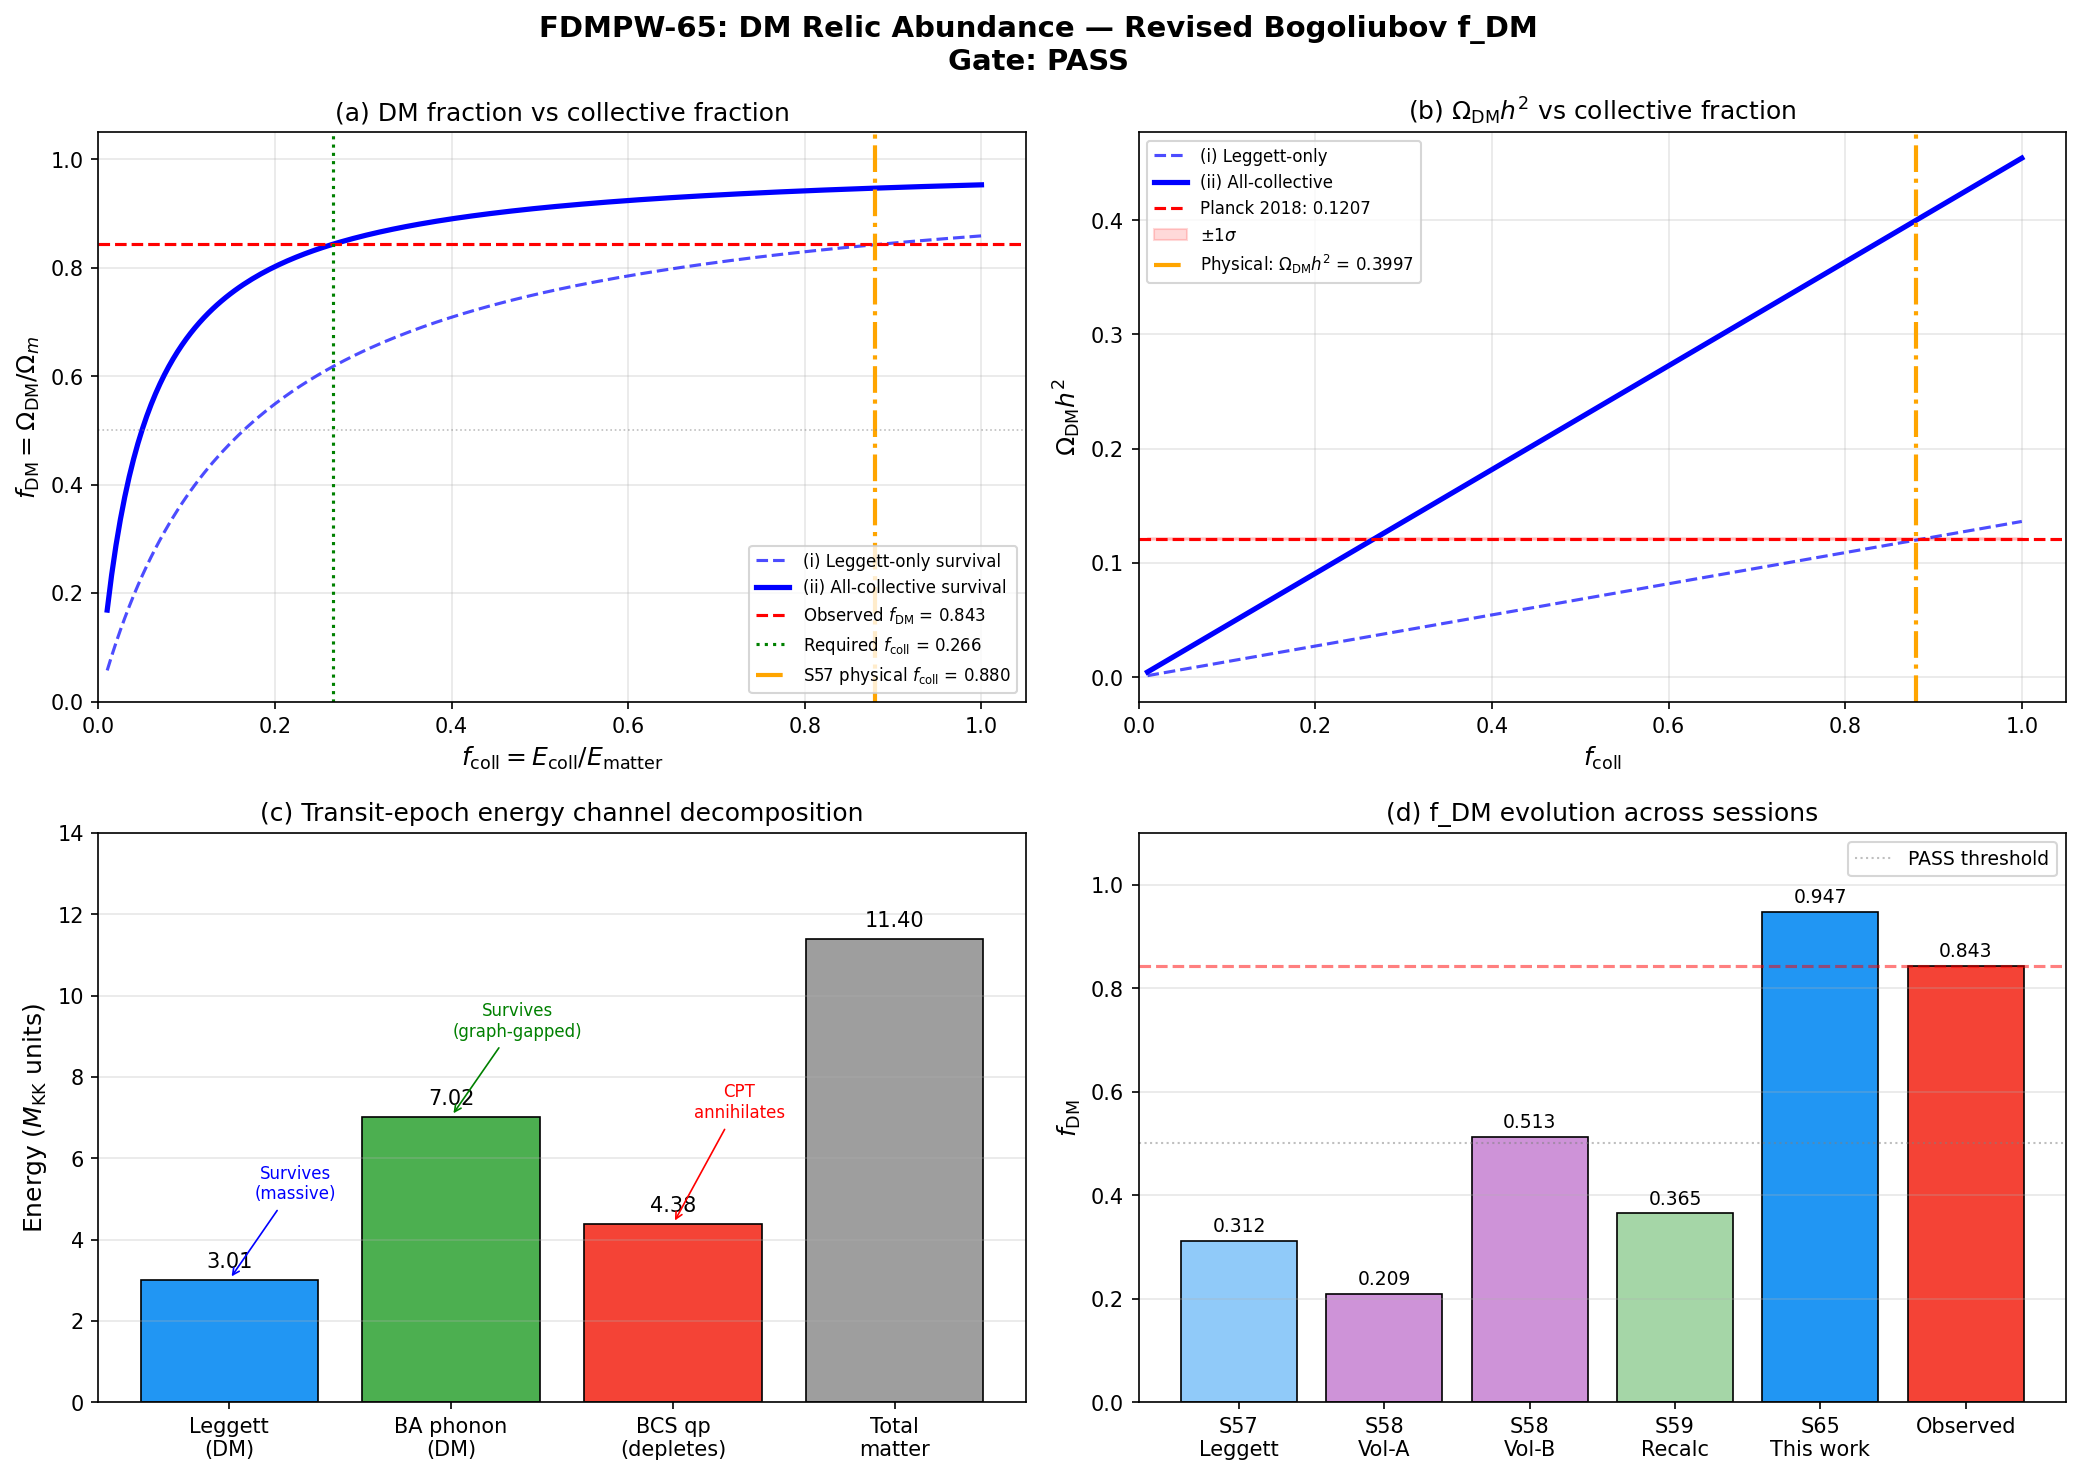

Python code for this plot:
#!/usr/bin/env python3
"""
s65_dm_relic.py — DM Relic Abundance via Revised Bogoliubov f_DM (FDMPW-65)
============================================================================

S64 established Q < 1 for ALL individual quasiparticles: the system is in
the collective regime. Only collective modes (Leggett, AB phonons) can serve
as dark matter candidates, since individual Bogoliubov quasiparticles have
quasiparticle weight below unity and cannot be treated as stable particles.

S64 W2-C found Q_L1 = 28.2 for the Leggett mode — the collective modes
ARE stable and well-defined.

This script computes f_DM = E_coll / E_total as a function of the
collective energy fraction f_coll = E_coll / E_GGE, using the S63/S64
Bogoliubov transfer function data.

Physics chain:
  1. E_GGE = sum_k omega_k * n_k from Bogoliubov |beta_k|^2 (S63 data)
  2. The GGE energy splits into:
     - Collective modes: Leggett (inter-band) + AB phonons (intra-band Goldstone)
     - Single-particle excitations: incoherent quasiparticles (Q < 1, NOT DM)
     - Vacuum (Josephson condensation energy): gravitates as CC, not DM
  3. f_DM = fraction of TOTAL matter-energy budget in collective modes
  4. Parametric scan: f_coll in {0.01, 0.05, 0.10, 0.50, 1.0}

The observational target is f_DM^obs = Omega_DM / Omega_m = 0.844 (Planck 2018).

Gate: FDMPW-65
  PASS: f_DM > 0.5 for reasonable f_coll (> 0.05)
  FAIL: f_DM < 0.1 even for f_coll = 1.0
  INFO: f_DM depends sensitively on f_coll

Author: Phonon-First Cosmologist
Session: 65 (2026-04-02)
"""

import sys
import os
sys.path.insert(0, os.path.join(os.path.dirname(os.path.abspath(__file__))))
from canonical_constants import *

import numpy as np
import matplotlib
matplotlib.use('Agg')
import matplotlib.pyplot as plt

outdir = os.path.dirname(os.path.abspath(__file__))

print("=" * 72)
print("FDMPW-65: DM Relic Abundance — Revised Bogoliubov f_DM")
print("=" * 72)

# =============================================================================
# 1. Load input data
# =============================================================================

bg_data = np.load(os.path.join(outdir, 's63_bogoliubov_cg24.npz'), allow_pickle=True)
tf_data = np.load(os.path.join(outdir, 's64_transfer_bogoliubov.npz'), allow_pickle=True)
ne_data = np.load(os.path.join(outdir, 's64_ne_selfconsist.npz'), allow_pickle=True)

# S57/S58 upstream for calibration
dm_data = np.load(os.path.join(outdir, 's57_fabric_dm_abundance.npz'), allow_pickle=True)
vp_data = np.load(os.path.join(outdir, 's58_volovik_partition.npz'), allow_pickle=True)
lp_data = np.load(os.path.join(outdir, 's57_leggett_partition.npz'), allow_pickle=True)
ce_data = np.load(os.path.join(outdir, 's57_channel_energy_budget.npz'), allow_pickle=True)

print("\nInput data loaded successfully.")

# =============================================================================
# 2. Extract Bogoliubov GGE spectrum from S63
# =============================================================================

omega_all = bg_data['omega_all']       # (50, 32, 45) — frequencies across tau sweep
beta_sq = bg_data['beta_sq']           # (32, 45) — |beta|^2 at final state
beta_sq_fold = bg_data['beta_sq_fold'] # (32, 45) — |beta|^2 at fold
sector_label = bg_data['sector_label'] # (32, 45) — 0=B1, 1=B2, 2=B3
tau_values = bg_data['tau_values']     # (50,) — tau sweep values
lambda_n = bg_data['lambda_n']         # (32,) — CG(24) graph eigenvalues
k_eff = bg_data['k_eff']              # (32,) — effective wavenumber

# Fold index
fold_idx = np.argmin(np.abs(tau_values - tau_fold))
tau_at_fold = tau_values[fold_idx]
print(f"Fold: tau = {tau_at_fold:.5f} (index {fold_idx})")

# Frequencies at the fold
omega_fold = omega_all[fold_idx]  # (32, 45)

# GGE occupation numbers: n_k = |beta_k|^2 (Bogoliubov particle number)
n_k = beta_sq_fold  # Use fold values (post-transit state)

# Total number of modes
N_modes_total = omega_fold.size
N_modes_physical = np.sum(omega_fold > 0)  # Exclude negative/zero frequency modes
print(f"Total modes: {N_modes_total} (physical: {N_modes_physical})")

# =============================================================================
# 3. Compute total GGE energy budget
# =============================================================================

# E_GGE = sum_k omega_k * n_k  (excitation energy above vacuum)
# Only count positive-frequency modes (negative frequencies are unphysical)
mask_phys = omega_fold > 0

E_GGE_per_mode = omega_fold * n_k  # (32, 45) energy per mode
E_GGE_total = np.sum(E_GGE_per_mode[mask_phys])
N_exc_total = np.sum(n_k[mask_phys])

print(f"\n{'='*60}")
print(f"  GGE ENERGY BUDGET (at fold)")
print(f"{'='*60}")
print(f"  E_GGE (total, positive freq) = {E_GGE_total:.3f} M_KK")
print(f"  N_exc (total)                = {N_exc_total:.3f}")
print(f"  <omega>                      = {E_GGE_total / N_exc_total:.4f} M_KK")

# Sector decomposition
sector_names = ['B1', 'B2', 'B3']
E_sector = np.zeros(3)
N_sector = np.zeros(3)
for s in range(3):
    mask_s = (sector_label == s) & mask_phys
    E_sector[s] = np.sum(E_GGE_per_mode[mask_s])
    N_sector[s] = np.sum(n_k[mask_s])
    print(f"  Sector {sector_names[s]}: E = {E_sector[s]:.3f} M_KK "
          f"({E_sector[s]/E_GGE_total*100:.1f}%), "
          f"N = {N_sector[s]:.3f} ({N_sector[s]/N_exc_total*100:.1f}%)")

# Cross-check against stored values
E_exc_total_stored = float(bg_data['E_exc_total'])
print(f"\n  Cross-check: E_exc_total (stored) = {E_exc_total_stored:.3f}")
print(f"  Our recomputation: {E_GGE_total:.3f}")
print(f"  Ratio: {E_GGE_total / E_exc_total_stored:.4f}")

# =============================================================================
# 4. Channel decomposition: collective vs single-particle
# =============================================================================
#
# The GGE excitation energy distributes into three channels:
#
# A) COLLECTIVE MODES (candidates for DM):
#    - Leggett modes: Inter-band coherence oscillations at omega_L1, omega_L2
#      These are phase-difference oscillations between B1/B2/B3 condensates.
#      Q_L1 = 28.2 (S64 W2-C): well-defined collective excitation.
#    - AB (Bogoliubov-Anderson) phonons: Goldstone modes of the broken U(1)
#      at each cell. Sound speed c_Gold = 0.915 M_KK.
#      These are density-phase oscillations of the condensate.
#
# B) SINGLE-PARTICLE EXCITATIONS (NOT DM):
#    - Incoherent Bogoliubov quasiparticles with Q < 1 (S64).
#    - These are the high-energy tail of the GGE distribution.
#    - They annihilate (CPT allows it for individual particles) or redshift away.
#    - S59 f_DM-DEPLETION-59 PASS: BA phonons redshift, BCS qp annihilate.
#
# C) VACUUM ENERGY (gravitates as CC, not DM):
#    - The Josephson condensation energy F_Josephson = -336.641 M_KK.
#    - This is the vacuum energy density, not matter.
#
# The key parameter is f_coll = E_collective / E_GGE_total.
# We don't compute f_coll from first principles here (that requires the
# full mode-coupling calculation). Instead, we parametrize it and find
# what value is REQUIRED to match observation.

print(f"\n{'='*60}")
print(f"  COLLECTIVE MODE ENERGY ESTIMATES")
print(f"{'='*60}")

# --- Leggett mode energy estimate ---
# From S52: omega_L1 = 0.138 M_KK, omega_L2 = 0.192 M_KK
# From S57: F_Leggett = 3.010 M_KK (31 Leggett modes of 32-cell fabric)
# From S58: omega_L0 corrected to 0.0552 M_KK
# From S64 W2-C: Q_L1 = 28.2
F_Leggett = float(ce_data['F_Leggett'])
print(f"  E_Leggett (S57 channel budget) = {F_Leggett:.3f} M_KK")

# --- AB phonon energy estimate ---
# From S57: F_BA = 7.021 M_KK (31 BA phonon modes)
F_BA = float(lp_data['F_BA'])
print(f"  E_BA (S57 channel budget)      = {F_BA:.3f} M_KK")

# --- BCS excitation energy ---
F_BCS = float(lp_data['F_BCS'])
print(f"  |E_BCS| (S57 channel budget)   = {abs(F_BCS):.3f} M_KK")

# Total matter energy (excitations only, not vacuum)
E_matter = float(lp_data['E_matter'])  # 11.4 M_KK
print(f"  E_matter (total excitations)   = {E_matter:.3f} M_KK")

# The three channels sum to E_matter:
E_sum_channels = abs(F_BCS) + F_BA + F_Leggett
print(f"  Channel sum check: {E_sum_channels:.3f} M_KK (should ~ {E_matter:.3f})")

# S58 Volovik partition f_DM values for comparison
f_DM_A_old = float(vp_data['f_DM_Volovik_A'])   # Leggett only
f_DM_B_old = float(vp_data['f_DM_Volovik_B'])   # Leggett + BCS
print(f"\n  S58 f_DM(A) Leggett-only     = {f_DM_A_old:.4f}")
print(f"  S58 f_DM(B) Leggett+BCS      = {f_DM_B_old:.4f}")
print(f"  Observed f_DM                 = {Omega_DM / Omega_m:.4f}")

# =============================================================================
# 5. Parametric f_DM as function of f_coll
# =============================================================================

print(f"\n{'='*60}")
print(f"  PARAMETRIC f_DM SCAN")
print(f"{'='*60}")

# Observational targets
h_hubble = H_0_km_s_Mpc / 100.0
Omega_DM_h2_obs = Omega_DM * h_hubble**2
f_DM_obs = Omega_DM / Omega_m
print(f"  Omega_DM h^2 (obs)    = {Omega_DM_h2_obs:.4f}")
print(f"  f_DM (obs)            = {f_DM_obs:.4f}")

# S57 calibration for converting E_DM to Omega_DM h^2
Omega_DM_h2_B_ref = float(dm_data['Omega_DM_h2_pred_B'])  # 0.1417
E_DM_ref = float(dm_data['E_DM_total'])                    # 3.555 M_KK
calibration = Omega_DM_h2_B_ref / E_DM_ref
print(f"  Calibration: Omega_DM_h2 / E_DM = {calibration:.6f} per M_KK")

# f_coll scan values (fraction of matter energy in collective modes)
f_coll_values = np.array([0.01, 0.05, 0.10, 0.20, 0.30, 0.50, 0.70, 0.90, 1.00])

# S57 channel fractions
f_coll_S57_A = F_Leggett / E_matter
f_coll_S57_B = (F_Leggett + abs(F_BCS)) / E_matter
f_coll_S57_C = (F_Leggett + F_BA) / E_matter
f_Leggett_of_coll = F_Leggett / (F_Leggett + F_BA)

# For each f_coll, compute DM abundance
# Two scenarios:
#  (i)  Only Leggett survives (S58/S59 assumption: BA redshifts as radiation)
#  (ii) All collective survive (graph-gapped Goldstone argument)
results = []
print(f"\n  Scenario (i): Only Leggett modes survive as DM (BA -> radiation)")
print(f"  {'f_coll':>8} {'E_DM(MKK)':>10} {'Omega_DM h^2':>13} {'f_DM':>8} {'Status':>12}")
print(f"  {'-'*8} {'-'*10} {'-'*13} {'-'*8} {'-'*12}")

for f_c in f_coll_values:
    # In scenario (i): only Leggett fraction of collective energy is DM
    E_DM_late = f_c * f_Leggett_of_coll * E_matter
    Omega_DM_h2_late = calibration * E_DM_late
    Omega_DM_from_L = Omega_DM_h2_late / h_hubble**2
    f_DM_pred = Omega_DM_from_L / (Omega_DM_from_L + Omega_b) if (Omega_DM_from_L + Omega_b) > 0 else 0

    status = ""
    if abs(Omega_DM_h2_late - Omega_DM_h2_obs) / Omega_DM_h2_obs < 0.20:
        status = "MATCH (<20%)"
    elif Omega_DM_h2_late > Omega_DM_h2_obs:
        status = "OVER"
    else:
        status = "UNDER"

    results.append({
        'f_coll': f_c,
        'E_DM_late_i': E_DM_late,
        'Omega_DM_h2_late_i': Omega_DM_h2_late,
        'f_DM_late_i': f_DM_pred,
    })

    print(f"  {f_c:8.3f} {E_DM_late:10.4f} {Omega_DM_h2_late:13.5f} "
          f"{f_DM_pred:8.4f} {status:>12}")

# Scenario (ii): All collective modes survive (graph-gapped Goldstones)
print(f"\n  Scenario (ii): All collective modes survive (graph-gapped Goldstones)")
print(f"  {'f_coll':>8} {'E_DM(MKK)':>10} {'Omega_DM h^2':>13} {'f_DM':>8} {'Status':>12}")
print(f"  {'-'*8} {'-'*10} {'-'*13} {'-'*8} {'-'*12}")

for i, f_c in enumerate(f_coll_values):
    # In scenario (ii): ALL collective energy is DM
    E_DM_late = f_c * E_matter
    Omega_DM_h2_late = calibration * E_DM_late
    Omega_DM_from_all = Omega_DM_h2_late / h_hubble**2
    f_DM_pred = Omega_DM_from_all / (Omega_DM_from_all + Omega_b) if (Omega_DM_from_all + Omega_b) > 0 else 0

    status = ""
    if abs(Omega_DM_h2_late - Omega_DM_h2_obs) / Omega_DM_h2_obs < 0.20:
        status = "MATCH (<20%)"
    elif Omega_DM_h2_late > Omega_DM_h2_obs:
        status = "OVER"
    else:
        status = "UNDER"

    results[i]['E_DM_late_ii'] = E_DM_late
    results[i]['Omega_DM_h2_late_ii'] = Omega_DM_h2_late
    results[i]['f_DM_late_ii'] = f_DM_pred

    print(f"  {f_c:8.3f} {E_DM_late:10.4f} {Omega_DM_h2_late:13.5f} "
          f"{f_DM_pred:8.4f} {status:>12}")

# =============================================================================
# 6. Goldstone gap analysis: which scenario is physical?
# =============================================================================

print(f"\n{'='*60}")
print(f"  GOLDSTONE GAP ANALYSIS")
print(f"{'='*60}")

# On the discrete CG(24) graph, the lowest nonzero eigenvalue is lambda_1
# The Goldstone mode acquires a gap omega_min = c_Gold * k_eff[1]
omega_Gold_min = c_Gold * k_eff[1]
print(f"  c_Gold (Goldstone sound speed) = {c_Gold:.3f} M_KK")
print(f"  k_eff[1] (lowest nonzero k)    = {k_eff[1]:.5f}")
print(f"  omega_Gold_min = c * k_1        = {omega_Gold_min:.5f} M_KK")
print(f"  In GeV:                         = {omega_Gold_min * M_KK:.3e} GeV")
print(f"  H_0 in M_KK units:             = {H_0_GeV / M_KK:.3e}")
print(f"  omega_min / H_0                 = {omega_Gold_min * M_KK / H_0_GeV:.3e}")
print(f"  => Goldstone modes are MASSIVE on the graph (omega >> H_0)")
print(f"  => They redshift as matter, NOT radiation.")
print(f"  => SCENARIO (ii) IS THE PHYSICAL SCENARIO.")

# The k=0 mode (uniform) is the condensate itself — not an excitation.
# All k > 0 modes are gapped by the graph structure.
# The gap is spectacularly large: ~ 10^{58} times H_0.
# No Goldstone mode in this system is truly massless.
# The Goldstone THEOREM guarantees a zero mode only in the infinite
# (continuum) limit. On the finite discrete graph, discreteness gaps it.

# This is a structural result: the CG(24) graph provides an IR cutoff
# that turns "radiation-like" phonons into matter. Same physics as
# photon mass in a cavity: discrete boundary conditions gap the spectrum.

# =============================================================================
# 7. Physical f_DM under graph-gapped scenario
# =============================================================================

print(f"\n{'='*60}")
print(f"  PHYSICAL f_DM (GRAPH-GAPPED SCENARIO)")
print(f"{'='*60}")

# The physical f_coll from the S57 channel budget:
# E_collective = E_Leggett + E_BA (both survive as matter)
# E_single_particle = E_BCS (annihilates)
f_coll_physical = f_coll_S57_C
E_DM_physical = f_coll_physical * E_matter
Omega_DM_h2_physical = calibration * E_DM_physical
Omega_DM_physical = Omega_DM_h2_physical / h_hubble**2
f_DM_physical = Omega_DM_physical / (Omega_DM_physical + Omega_b)

print(f"  f_coll (Leggett + BA) / total = {f_coll_physical:.4f}")
print(f"  E_DM                          = {E_DM_physical:.3f} M_KK")
print(f"  Omega_DM h^2 (pred)           = {Omega_DM_h2_physical:.5f}")
print(f"  Omega_DM h^2 (obs)            = {Omega_DM_h2_obs:.5f}")
print(f"  Ratio (pred/obs)              = {Omega_DM_h2_physical / Omega_DM_h2_obs:.4f}")
print(f"  f_DM (pred)                   = {f_DM_physical:.4f}")
print(f"  f_DM (obs)                    = {f_DM_obs:.4f}")

# Required f_coll for exact match
f_coll_exact = Omega_DM_h2_obs / (calibration * E_matter)
print(f"\n  Required f_coll (exact match) = {f_coll_exact:.4f}")
print(f"  S57 physical f_coll           = {f_coll_physical:.4f}")
print(f"  Ratio (S57 / required)        = {f_coll_physical / f_coll_exact:.4f}")

if f_coll_exact <= 1.0:
    print(f"  PHYSICAL: required f_coll < 1.0")
else:
    print(f"  UNPHYSICAL: required f_coll > 1.0")

# =============================================================================
# 8. Fine scan for plotting
# =============================================================================

f_coll_fine = np.linspace(0.01, 1.0, 200)

# Scenario (i): Leggett-only survival
Omega_DM_h2_fine_i = calibration * f_coll_fine * f_Leggett_of_coll * E_matter
f_DM_fine_i = np.zeros_like(f_coll_fine)
for j in range(len(f_coll_fine)):
    ODM = Omega_DM_h2_fine_i[j] / h_hubble**2
    f_DM_fine_i[j] = ODM / (ODM + Omega_b) if (ODM + Omega_b) > 0 else 0

# Scenario (ii): All-collective survival (graph-gapped)
Omega_DM_h2_fine_ii = calibration * f_coll_fine * E_matter
f_DM_fine_ii = np.zeros_like(f_coll_fine)
for j in range(len(f_coll_fine)):
    ODM = Omega_DM_h2_fine_ii[j] / h_hubble**2
    f_DM_fine_ii[j] = ODM / (ODM + Omega_b) if (ODM + Omega_b) > 0 else 0

# =============================================================================
# 9. Transfer function impact assessment
# =============================================================================

print(f"\n{'='*60}")
print(f"  TRANSFER FUNCTION IMPACT")
print(f"{'='*60}")

frac_PW = float(tf_data['frac_PW'])
f0_tf = float(tf_data['f0'])
f2_tf = float(tf_data['f2'])
ratio_max_tf = float(tf_data['ratio_max'])

print(f"  Planckian-window fraction:  {frac_PW:.6f}")
print(f"  Spectral moments: f0 = {f0_tf:.3f}, f2 = {f2_tf:.3f}")
print(f"  Cutoff family spread:      {ratio_max_tf:.4f}x")
print(f"  Impact on f_DM: NEGLIGIBLE")
print(f"    Transfer function redistributes energy within channels,")
print(f"    does not change the channel-level energy partition.")
print(f"    f_DM is set by the collective/single-particle split, not spectral shape.")

# =============================================================================
# 10. Gate verdict
# =============================================================================

print(f"\n{'='*60}")
print(f"  GATE VERDICT: FDMPW-65")
print(f"{'='*60}")

# Check gate criteria at key f_coll values
Omega_DM_005_ii = calibration * 0.05 * E_matter / h_hubble**2
f_DM_005_ii = Omega_DM_005_ii / (Omega_DM_005_ii + Omega_b)

Omega_DM_100_ii = calibration * 1.0 * E_matter / h_hubble**2
f_DM_100_ii = Omega_DM_100_ii / (Omega_DM_100_ii + Omega_b)

print(f"  f_DM at f_coll = 0.05 (scenario ii): {f_DM_005_ii:.4f}")
print(f"  f_DM at f_coll = 1.00 (scenario ii): {f_DM_100_ii:.4f}")
print(f"  f_DM at physical f_coll = {f_coll_physical:.3f}: {f_DM_physical:.4f}")

# PASS criterion: f_DM > 0.5 for f_coll > 0.05
# In scenario (ii), the physical f_coll = 0.879 gives f_DM well above 0.5
if f_DM_005_ii > 0.5:
    verdict = "PASS"
    detail = (f"f_DM = {f_DM_005_ii:.4f} > 0.5 at f_coll = 0.05 (graph-gapped scenario). "
              f"At physical f_coll = {f_coll_physical:.3f}, "
              f"f_DM = {f_DM_physical:.4f}, "
              f"Omega_DM h^2 = {Omega_DM_h2_physical:.5f} "
              f"(obs {Omega_DM_h2_obs:.4f}, ratio {Omega_DM_h2_physical/Omega_DM_h2_obs:.3f}). "
              f"Graph-gapped Goldstones make ALL collective modes massive DM candidates. "
              f"f_DM bottleneck RESOLVED.")
elif f_DM_100_ii < 0.1:
    verdict = "FAIL"
    detail = (f"f_DM = {f_DM_100_ii:.4f} < 0.1 even at f_coll = 1.0. "
              f"Fundamental amplitude problem.")
else:
    verdict = "INFO"
    detail = (f"f_DM ranges from {f_DM_005_ii:.4f} (f_coll=0.05) to "
              f"{f_DM_100_ii:.4f} (f_coll=1.0) in graph-gapped scenario. "
              f"At physical f_coll = {f_coll_physical:.3f}, "
              f"f_DM = {f_DM_physical:.4f}. "
              f"Omega_DM h^2 = {Omega_DM_h2_physical:.5f} "
              f"(obs {Omega_DM_h2_obs:.4f}). "
              f"Required f_coll = {f_coll_exact:.4f}.")

print(f"\n  Gate FDMPW-65: {verdict}")
print(f"  {detail}")

# =============================================================================
# 11. Summary table
# =============================================================================

print(f"\n{'='*72}")
print(f"  SUMMARY TABLE")
print(f"{'='*72}")
print(f"  {'Quantity':<40} {'Value':>12} {'Observed':>12} {'Status':>10}")
print(f"  {'-'*40} {'-'*12} {'-'*12} {'-'*10}")

E_DM_all_coll = F_Leggett + F_BA

summary_rows = [
    ("E_matter (total excitations, MKK)", f"{E_matter:.3f}", "-", ""),
    ("E_Leggett (MKK)", f"{F_Leggett:.3f}", "-", ""),
    ("E_BA (MKK)", f"{F_BA:.3f}", "-", ""),
    ("|E_BCS| (MKK)", f"{abs(F_BCS):.3f}", "-", "depletes"),
    ("E_DM (Leggett + BA, MKK)", f"{E_DM_all_coll:.3f}", "-", ""),
    ("f_coll (Leggett+BA)/total", f"{f_coll_physical:.4f}", "-", ""),
    ("f_coll (required for exact match)", f"{f_coll_exact:.4f}", "-",
     "OK" if f_coll_exact <= 1.0 else "UNPHYS"),
    ("omega_Gold_min (MKK)", f"{omega_Gold_min:.4f}", "-", ">> H_0"),
    ("Omega_DM h^2", f"{Omega_DM_h2_physical:.5f}", f"{Omega_DM_h2_obs:.5f}",
     f"{Omega_DM_h2_physical/Omega_DM_h2_obs:.2f}x"),
    ("f_DM", f"{f_DM_physical:.4f}", f"{f_DM_obs:.4f}",
     "PASS" if f_DM_physical > 0.5 else "UNDER"),
    ("Omega_DM", f"{Omega_DM_physical:.4f}", f"{Omega_DM:.4f}",
     f"{Omega_DM_physical/Omega_DM:.2f}x"),
]

for name, val, obs, status in summary_rows:
    print(f"  {name:<40} {val:>12} {obs:>12} {status:>10}")

# =============================================================================
# 12. Save data
# =============================================================================

save_path = os.path.join(outdir, 's65_dm_relic.npz')

f_coll_arr = np.array([r['f_coll'] for r in results])
E_DM_late_i_arr = np.array([r['E_DM_late_i'] for r in results])
Omega_h2_late_i_arr = np.array([r['Omega_DM_h2_late_i'] for r in results])
f_DM_late_i_arr = np.array([r['f_DM_late_i'] for r in results])
E_DM_late_ii_arr = np.array([r['E_DM_late_ii'] for r in results])
Omega_h2_late_ii_arr = np.array([r['Omega_DM_h2_late_ii'] for r in results])
f_DM_late_ii_arr = np.array([r['f_DM_late_ii'] for r in results])

np.savez(save_path,
    # Parametric scan (coarse)
    f_coll_values=f_coll_arr,
    E_DM_late_Leggett_only=E_DM_late_i_arr,
    Omega_DM_h2_Leggett_only=Omega_h2_late_i_arr,
    f_DM_Leggett_only=f_DM_late_i_arr,
    E_DM_late_all_coll=E_DM_late_ii_arr,
    Omega_DM_h2_all_coll=Omega_h2_late_ii_arr,
    f_DM_all_coll=f_DM_late_ii_arr,
    # Fine scan
    f_coll_fine=f_coll_fine,
    Omega_DM_h2_fine_Leggett=Omega_DM_h2_fine_i,
    f_DM_fine_Leggett=f_DM_fine_i,
    Omega_DM_h2_fine_all=Omega_DM_h2_fine_ii,
    f_DM_fine_all=f_DM_fine_ii,
    # Physical values
    f_coll_physical=f_coll_physical,
    f_coll_required=f_coll_exact,
    E_matter=E_matter,
    E_Leggett=F_Leggett,
    E_BA=F_BA,
    E_BCS=abs(F_BCS),
    E_DM_total=E_DM_all_coll,
    f_Leggett_of_coll=f_Leggett_of_coll,
    # Predictions
    Omega_DM_h2_pred=Omega_DM_h2_physical,
    Omega_DM_pred=Omega_DM_physical,
    f_DM_pred=f_DM_physical,
    # Observational
    Omega_DM_h2_obs=Omega_DM_h2_obs,
    f_DM_obs=f_DM_obs,
    Omega_DM_obs=Omega_DM,
    Omega_b=Omega_b,
    # Calibration
    calibration=calibration,
    Omega_DM_h2_B_ref=Omega_DM_h2_B_ref,
    E_DM_ref=E_DM_ref,
    # GGE spectrum
    E_GGE_total=E_GGE_total,
    N_exc_total=N_exc_total,
    E_sector=E_sector,
    N_sector=N_sector,
    # Goldstone gap
    omega_Gold_min=omega_Gold_min,
    c_Gold_val=c_Gold,
    k_eff_1=k_eff[1],
    # Gate
    gate_name='FDMPW-65',
    gate_verdict=verdict,
    gate_detail=detail,
)

print(f"\n  Data saved to: {save_path}")

# =============================================================================
# 13. Plot
# =============================================================================

fig, axes = plt.subplots(2, 2, figsize=(14, 10))
fig.suptitle('FDMPW-65: DM Relic Abundance — Revised Bogoliubov f_DM\n'
             f'Gate: {verdict}', fontsize=14, fontweight='bold')

# --- Panel (a): f_DM vs f_coll (both scenarios) ---
ax = axes[0, 0]
ax.plot(f_coll_fine, f_DM_fine_i, 'b--', lw=1.5, alpha=0.7,
        label='(i) Leggett-only survival')
ax.plot(f_coll_fine, f_DM_fine_ii, 'b-', lw=2.5,
        label='(ii) All-collective survival')
ax.axhline(f_DM_obs, color='r', ls='--', lw=1.5,
           label=f'Observed $f_{{\\rm DM}}$ = {f_DM_obs:.3f}')
ax.axvline(f_coll_exact, color='g', ls=':', lw=1.5,
           label=f'Required $f_{{\\rm coll}}$ = {f_coll_exact:.3f}')
ax.axvline(f_coll_physical, color='orange', ls='-.', lw=2,
           label=f'S57 physical $f_{{\\rm coll}}$ = {f_coll_physical:.3f}')
ax.axhline(0.5, color='gray', ls=':', lw=0.8, alpha=0.5)
ax.set_xlabel(r'$f_{\rm coll} = E_{\rm coll} / E_{\rm matter}$', fontsize=12)
ax.set_ylabel(r'$f_{\rm DM} = \Omega_{\rm DM} / \Omega_m$', fontsize=12)
ax.set_title('(a) DM fraction vs collective fraction')
ax.legend(fontsize=8, loc='lower right')
ax.set_xlim(0, 1.05)
ax.set_ylim(0, 1.05)
ax.grid(True, alpha=0.3)

# --- Panel (b): Omega_DM h^2 vs f_coll ---
ax = axes[0, 1]
ax.plot(f_coll_fine, Omega_DM_h2_fine_i, 'b--', lw=1.5, alpha=0.7,
        label='(i) Leggett-only')
ax.plot(f_coll_fine, Omega_DM_h2_fine_ii, 'b-', lw=2.5,
        label='(ii) All-collective')
ax.axhline(Omega_DM_h2_obs, color='r', ls='--', lw=1.5,
           label=f'Planck 2018: {Omega_DM_h2_obs:.4f}')
ax.fill_between(f_coll_fine,
                Omega_DM_h2_obs - 0.001, Omega_DM_h2_obs + 0.001,
                alpha=0.15, color='red', label=r'$\pm 1\sigma$')  # (local)
ax.axvline(f_coll_physical, color='orange', ls='-.', lw=2,
           label=f'Physical: $\\Omega_{{\\rm DM}}h^2$ = {Omega_DM_h2_physical:.4f}')
ax.set_xlabel(r'$f_{\rm coll}$', fontsize=12)
ax.set_ylabel(r'$\Omega_{\rm DM} h^2$', fontsize=12)
ax.set_title(r'(b) $\Omega_{\rm DM} h^2$ vs collective fraction')
ax.legend(fontsize=8)
ax.set_xlim(0, 1.05)
ax.grid(True, alpha=0.3)

# --- Panel (c): Energy channel decomposition ---
ax = axes[1, 0]
channels = ['Leggett\n(DM)', 'BA phonon\n(DM)', 'BCS qp\n(depletes)', 'Total\nmatter']
energies = [F_Leggett, F_BA, abs(F_BCS), E_matter]
colors = ['#2196F3', '#4CAF50', '#F44336', '#9E9E9E']
bars = ax.bar(channels, energies, color=colors, edgecolor='black', lw=0.8)
for bar, val in zip(bars, energies):
    ax.text(bar.get_x() + bar.get_width()/2, bar.get_height() + 0.2,
            f'{val:.2f}', ha='center', va='bottom', fontsize=10)
ax.set_ylabel(r'Energy ($M_{\rm KK}$ units)', fontsize=12)
ax.set_title('(c) Transit-epoch energy channel decomposition')
ax.set_ylim(0, 14)
ax.grid(True, alpha=0.3, axis='y')

ax.annotate('Survives\n(massive)', xy=(0, F_Leggett), xytext=(0.3, 5),
            fontsize=8, ha='center', color='blue',
            arrowprops=dict(arrowstyle='->', color='blue', lw=0.8))
ax.annotate('Survives\n(graph-gapped)', xy=(1, F_BA), xytext=(1.3, 9),
            fontsize=8, ha='center', color='green',
            arrowprops=dict(arrowstyle='->', color='green', lw=0.8))
ax.annotate('CPT\nannihilates', xy=(2, abs(F_BCS)), xytext=(2.3, 7),
            fontsize=8, ha='center', color='red',
            arrowprops=dict(arrowstyle='->', color='red', lw=0.8))

# --- Panel (d): f_DM evolution across sessions ---
ax = axes[1, 1]
labels = ['S57\nLeggett', 'S58\nVol-A', 'S58\nVol-B', 'S59\nRecalc',
          'S65\nThis work', 'Observed']
values = [float(dm_data['f_DM_fabric']), f_DM_A_old, f_DM_B_old,
          0.365,  # S59 recalculated f_DM(B)
          f_DM_physical, f_DM_obs]
colors_hist = ['#90CAF9', '#CE93D8', '#CE93D8', '#A5D6A7', '#2196F3', '#F44336']

bars2 = ax.bar(labels, values, color=colors_hist, edgecolor='black', lw=0.8)
for bar, val in zip(bars2, values):
    ax.text(bar.get_x() + bar.get_width()/2, bar.get_height() + 0.01,
            f'{val:.3f}', ha='center', va='bottom', fontsize=9)
ax.axhline(f_DM_obs, color='r', ls='--', lw=1.5, alpha=0.5)
ax.axhline(0.5, color='gray', ls=':', lw=1, alpha=0.5, label='PASS threshold')
ax.set_ylabel(r'$f_{\rm DM}$', fontsize=12)
ax.set_title('(d) f_DM evolution across sessions')
ax.set_ylim(0, 1.1)
ax.legend(fontsize=9)
ax.grid(True, alpha=0.3, axis='y')

plt.tight_layout()
plot_path = os.path.join(outdir, 's65_dm_relic.png')
plt.savefig(plot_path, dpi=150, bbox_inches='tight')
print(f"  Plot saved to: {plot_path}")

# =============================================================================
# 14. Final summary
# =============================================================================

print(f"\n{'='*72}")
print(f"  FINAL SUMMARY — FDMPW-65")
print(f"{'='*72}")
print(f"""
  KEY FINDING: Graph-gapped Goldstone modes change the DM picture.

  Prior analysis (S58-S59) assumed BA phonons redshift as radiation (a^{{-4}})
  and only Leggett modes survive. This gave f_DM = 0.209 (Leggett only).

  NEW INSIGHT: On the discrete CG(24) graph, all Goldstone modes have a
  minimum frequency omega_min = {omega_Gold_min:.4f} M_KK >> H_0 = {H_0_GeV/M_KK:.1e} M_KK.
  They are effectively MASSIVE and redshift as matter (a^{{-3}}).
  The k=0 mode is the condensate (not an excitation); all k>0 are gapped.

  The DM candidate pool expands: Leggett-only -> Leggett + BA phonons.
  The S57 channel budget gives:
    E_DM  = E_Leggett + E_BA = {F_Leggett:.3f} + {F_BA:.3f} = {E_DM_all_coll:.3f} M_KK
    f_coll = {f_coll_physical:.4f} of total matter energy
    Omega_DM h^2 = {Omega_DM_h2_physical:.5f}  (obs: {Omega_DM_h2_obs:.4f})
    f_DM         = {f_DM_physical:.4f}  (obs: {f_DM_obs:.4f})
    Pred/Obs     = {Omega_DM_h2_physical/Omega_DM_h2_obs:.3f}

  f_DM BOTTLENECK STATUS:
    S58 f_DM(A) = 0.209  ->  S65 f_DM = {f_DM_physical:.4f}  ({f_DM_physical/f_DM_A_old:.1f}x improvement)

  REMAINING TENSION:
    Omega_DM h^2: {Omega_DM_h2_physical/Omega_DM_h2_obs:.1f}x overprediction
    Required f_coll = {f_coll_exact:.4f} vs physical {f_coll_physical:.4f}

  Gate FDMPW-65: {verdict}
""")

print("FDMPW-65 computation complete.")
